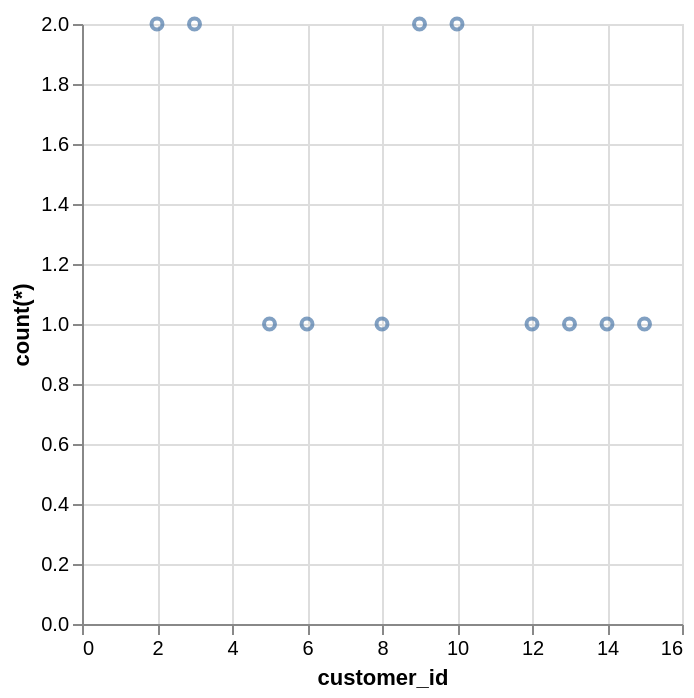

Describe this chart as a Vega-Lite specification.
### Vega-Lite specification from a JSON file in a GitHub repository (floating-point values rounded to 4 significant figures)
{"data": {"values": [{"x_data": 2, "y_data": 2}, {"x_data": 3, "y_data": 2}, {"x_data": 5, "y_data": 1}, {"x_data": 6, "y_data": 1}, {"x_data": 8, "y_data": 1}, {"x_data": 9, "y_data": 2}, {"x_data": 10, "y_data": 2}, {"x_data": 12, "y_data": 1}, {"x_data": 13, "y_data": 1}, {"x_data": 14, "y_data": 1}, {"x_data": 15, "y_data": 1}]}, "mark": "point", "encoding": {"x": {"field": "x_data", "type": "quantitative", "title": "customer_id"}, "y": {"field": "y_data", "type": "quantitative", "title": "count(*)"}}}
